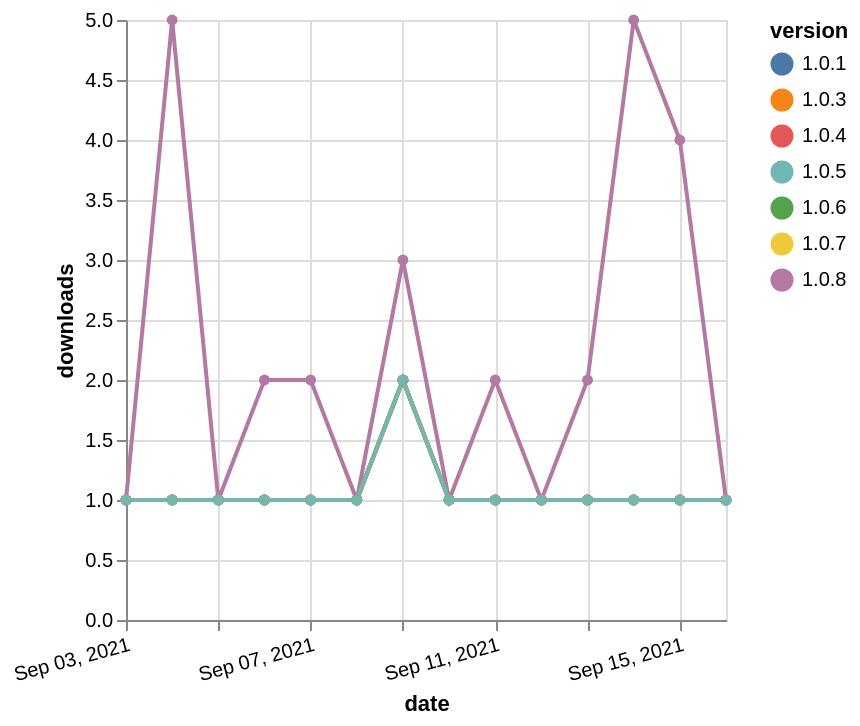

Here is the Vega-Lite specification saved for this chart:
### Vega-Lite specification from a JSON file in a GitHub repository (floating-point values rounded to 4 significant figures)
{"$schema": "https://vega.github.io/schema/vega-lite/v5.json", "description": "A simple bar chart with embedded data.", "data": {"values": [{"date": "2021-09-03", "total": 3415, "delta": 1, "version": "1.0.4"}, {"date": "2021-09-04", "total": 3416, "delta": 1, "version": "1.0.4"}, {"date": "2021-09-05", "total": 3417, "delta": 1, "version": "1.0.4"}, {"date": "2021-09-06", "total": 3418, "delta": 1, "version": "1.0.4"}, {"date": "2021-09-07", "total": 3419, "delta": 1, "version": "1.0.4"}, {"date": "2021-09-08", "total": 3420, "delta": 1, "version": "1.0.4"}, {"date": "2021-09-09", "total": 3422, "delta": 2, "version": "1.0.4"}, {"date": "2021-09-10", "total": 3423, "delta": 1, "version": "1.0.4"}, {"date": "2021-09-11", "total": 3424, "delta": 1, "version": "1.0.4"}, {"date": "2021-09-12", "total": 3425, "delta": 1, "version": "1.0.4"}, {"date": "2021-09-13", "total": 3426, "delta": 1, "version": "1.0.4"}, {"date": "2021-09-14", "total": 3427, "delta": 1, "version": "1.0.4"}, {"date": "2021-09-15", "total": 3428, "delta": 1, "version": "1.0.4"}, {"date": "2021-09-16", "total": 3429, "delta": 1, "version": "1.0.4"}, {"date": "2021-09-03", "total": 2556, "delta": 1, "version": "1.0.8"}, {"date": "2021-09-04", "total": 2561, "delta": 5, "version": "1.0.8"}, {"date": "2021-09-05", "total": 2562, "delta": 1, "version": "1.0.8"}, {"date": "2021-09-06", "total": 2564, "delta": 2, "version": "1.0.8"}, {"date": "2021-09-07", "total": 2566, "delta": 2, "version": "1.0.8"}, {"date": "2021-09-08", "total": 2567, "delta": 1, "version": "1.0.8"}, {"date": "2021-09-09", "total": 2570, "delta": 3, "version": "1.0.8"}, {"date": "2021-09-10", "total": 2571, "delta": 1, "version": "1.0.8"}, {"date": "2021-09-11", "total": 2573, "delta": 2, "version": "1.0.8"}, {"date": "2021-09-12", "total": 2574, "delta": 1, "version": "1.0.8"}, {"date": "2021-09-13", "total": 2576, "delta": 2, "version": "1.0.8"}, {"date": "2021-09-14", "total": 2581, "delta": 5, "version": "1.0.8"}, {"date": "2021-09-15", "total": 2585, "delta": 4, "version": "1.0.8"}, {"date": "2021-09-16", "total": 2586, "delta": 1, "version": "1.0.8"}, {"date": "2021-09-03", "total": 184, "delta": 1, "version": "1.0.1"}, {"date": "2021-09-04", "total": 185, "delta": 1, "version": "1.0.1"}, {"date": "2021-09-05", "total": 186, "delta": 1, "version": "1.0.1"}, {"date": "2021-09-06", "total": 187, "delta": 1, "version": "1.0.1"}, {"date": "2021-09-07", "total": 188, "delta": 1, "version": "1.0.1"}, {"date": "2021-09-08", "total": 189, "delta": 1, "version": "1.0.1"}, {"date": "2021-09-09", "total": 191, "delta": 2, "version": "1.0.1"}, {"date": "2021-09-10", "total": 192, "delta": 1, "version": "1.0.1"}, {"date": "2021-09-11", "total": 193, "delta": 1, "version": "1.0.1"}, {"date": "2021-09-12", "total": 194, "delta": 1, "version": "1.0.1"}, {"date": "2021-09-13", "total": 195, "delta": 1, "version": "1.0.1"}, {"date": "2021-09-14", "total": 196, "delta": 1, "version": "1.0.1"}, {"date": "2021-09-15", "total": 197, "delta": 1, "version": "1.0.1"}, {"date": "2021-09-16", "total": 198, "delta": 1, "version": "1.0.1"}, {"date": "2021-09-03", "total": 453, "delta": 1, "version": "1.0.7"}, {"date": "2021-09-04", "total": 454, "delta": 1, "version": "1.0.7"}, {"date": "2021-09-05", "total": 455, "delta": 1, "version": "1.0.7"}, {"date": "2021-09-06", "total": 456, "delta": 1, "version": "1.0.7"}, {"date": "2021-09-07", "total": 457, "delta": 1, "version": "1.0.7"}, {"date": "2021-09-08", "total": 458, "delta": 1, "version": "1.0.7"}, {"date": "2021-09-09", "total": 460, "delta": 2, "version": "1.0.7"}, {"date": "2021-09-10", "total": 461, "delta": 1, "version": "1.0.7"}, {"date": "2021-09-11", "total": 462, "delta": 1, "version": "1.0.7"}, {"date": "2021-09-12", "total": 463, "delta": 1, "version": "1.0.7"}, {"date": "2021-09-13", "total": 464, "delta": 1, "version": "1.0.7"}, {"date": "2021-09-14", "total": 465, "delta": 1, "version": "1.0.7"}, {"date": "2021-09-15", "total": 466, "delta": 1, "version": "1.0.7"}, {"date": "2021-09-16", "total": 467, "delta": 1, "version": "1.0.7"}, {"date": "2021-09-03", "total": 1025, "delta": 1, "version": "1.0.6"}, {"date": "2021-09-04", "total": 1026, "delta": 1, "version": "1.0.6"}, {"date": "2021-09-05", "total": 1027, "delta": 1, "version": "1.0.6"}, {"date": "2021-09-06", "total": 1028, "delta": 1, "version": "1.0.6"}, {"date": "2021-09-07", "total": 1029, "delta": 1, "version": "1.0.6"}, {"date": "2021-09-08", "total": 1030, "delta": 1, "version": "1.0.6"}, {"date": "2021-09-09", "total": 1032, "delta": 2, "version": "1.0.6"}, {"date": "2021-09-10", "total": 1033, "delta": 1, "version": "1.0.6"}, {"date": "2021-09-11", "total": 1034, "delta": 1, "version": "1.0.6"}, {"date": "2021-09-12", "total": 1035, "delta": 1, "version": "1.0.6"}, {"date": "2021-09-13", "total": 1036, "delta": 1, "version": "1.0.6"}, {"date": "2021-09-14", "total": 1037, "delta": 1, "version": "1.0.6"}, {"date": "2021-09-15", "total": 1038, "delta": 1, "version": "1.0.6"}, {"date": "2021-09-16", "total": 1039, "delta": 1, "version": "1.0.6"}, {"date": "2021-09-03", "total": 205, "delta": 1, "version": "1.0.3"}, {"date": "2021-09-04", "total": 206, "delta": 1, "version": "1.0.3"}, {"date": "2021-09-05", "total": 207, "delta": 1, "version": "1.0.3"}, {"date": "2021-09-06", "total": 208, "delta": 1, "version": "1.0.3"}, {"date": "2021-09-07", "total": 209, "delta": 1, "version": "1.0.3"}, {"date": "2021-09-08", "total": 210, "delta": 1, "version": "1.0.3"}, {"date": "2021-09-09", "total": 212, "delta": 2, "version": "1.0.3"}, {"date": "2021-09-10", "total": 213, "delta": 1, "version": "1.0.3"}, {"date": "2021-09-11", "total": 214, "delta": 1, "version": "1.0.3"}, {"date": "2021-09-12", "total": 215, "delta": 1, "version": "1.0.3"}, {"date": "2021-09-13", "total": 216, "delta": 1, "version": "1.0.3"}, {"date": "2021-09-14", "total": 217, "delta": 1, "version": "1.0.3"}, {"date": "2021-09-15", "total": 218, "delta": 1, "version": "1.0.3"}, {"date": "2021-09-16", "total": 219, "delta": 1, "version": "1.0.3"}, {"date": "2021-09-03", "total": 149, "delta": 1, "version": "1.0.5"}, {"date": "2021-09-04", "total": 150, "delta": 1, "version": "1.0.5"}, {"date": "2021-09-05", "total": 151, "delta": 1, "version": "1.0.5"}, {"date": "2021-09-06", "total": 152, "delta": 1, "version": "1.0.5"}, {"date": "2021-09-07", "total": 153, "delta": 1, "version": "1.0.5"}, {"date": "2021-09-08", "total": 154, "delta": 1, "version": "1.0.5"}, {"date": "2021-09-09", "total": 156, "delta": 2, "version": "1.0.5"}, {"date": "2021-09-10", "total": 157, "delta": 1, "version": "1.0.5"}, {"date": "2021-09-11", "total": 158, "delta": 1, "version": "1.0.5"}, {"date": "2021-09-12", "total": 159, "delta": 1, "version": "1.0.5"}, {"date": "2021-09-13", "total": 160, "delta": 1, "version": "1.0.5"}, {"date": "2021-09-14", "total": 161, "delta": 1, "version": "1.0.5"}, {"date": "2021-09-15", "total": 162, "delta": 1, "version": "1.0.5"}, {"date": "2021-09-16", "total": 163, "delta": 1, "version": "1.0.5"}]}, "width": "container", "mark": {"type": "line", "point": {"filled": true}}, "encoding": {"x": {"field": "date", "type": "temporal", "timeUnit": "yearmonthdate", "title": "date", "axis": {"labelAngle": -15}}, "y": {"field": "delta", "type": "quantitative", "title": "downloads"}, "color": {"field": "version", "type": "nominal"}, "tooltip": {"field": "delta"}}}
